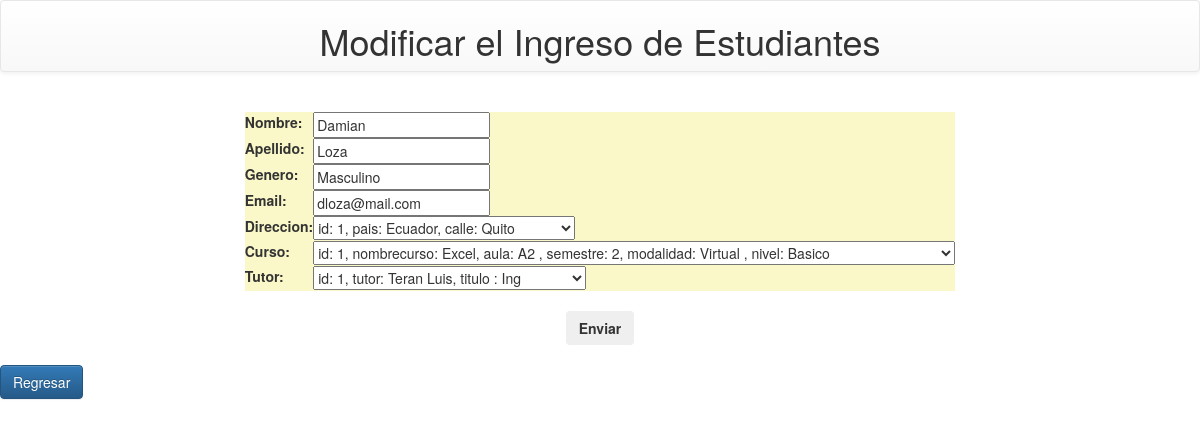
Screenshot of /modificar_estudiante/1 with the database file from the repository.
### estudiante/models.py (models this page shows, shortened)
class Estudiante(models.Model):
    nombre = models.CharField(max_length=255)
    apellido = models.CharField(max_length=255)
    genero = models.CharField(max_length=100)
    telefono = models.CharField(max_length=10)
    email = models.CharField(max_length=255)
    direccion = models.ForeignKey(Direccion, on_delete=models.SET_NULL, null=True)
    curso = models.ForeignKey(Curso, on_delete=models.SET_NULL, null=True)
    tutor = models.ForeignKey(Tutor, on_delete=models.SET_NULL, null=True)

### estudiante/views.py (the view)
# urls.py: path('modificar_estudiante/<int:id>', modificar_estudiante, name= 'modificar_estudiante'),
def modificar_estudiante(request, id):
    estudiante = get_object_or_404(Estudiante, pk=id)
    if request.method == 'POST':
        formEstudiante = PersonaFormulario(request.POST, instance= estudiante)
        if formEstudiante.is_valid():
            formEstudiante.save()
            return redirect('inicio')
    else:
        formEstudiante = PersonaFormulario(instance=estudiante)
    mensaje = {'formEstudiante': formEstudiante}
    return render(request, 'modificar.html', context = mensaje)

### estudiante/form.py
class PersonaFormulario(ModelForm):
    class Meta:
        model = Estudiante
        fields = ('nombre', 'apellido', 'genero', 'email','direccion','curso','tutor')
        widgets = {
            'email': EmailInput(attrs={'type': 'email'})
        }

### estudiante/models.py (called while the page is built)
    def __str__(self):
        return f'id: {self.id}, pais: {self.pais}, calle: {self.calle}'

    def __str__(self):
        return f'id: {self.id}, nombrecurso: {self.nombrecurso}, aula: {self.aula} , semestre: {self.semestre}, modalidad: {self.modalidad} , nivel: {self.nivel}'

    def __str__(self):
        return f'id: {self.id}, tutor: {self.apellidotutor} {self.nombretutor}, titulo : {self.titulo }'

### estudiante/templates/modificar.html (shortened to what this page needs)
<!DOCTYPE html>
<html lang="en">
<head>
    <link rel="stylesheet" href="https://cdn.jsdelivr.net/npm/bootstrap@3.4.1/dist/css/bootstrap.min.css">
    <link rel="stylesheet" href="https://cdn.jsdelivr.net/npm/bootstrap@3.4.1/dist/css/bootstrap-theme.min.css">
</head>
</head>
<body>
         <div class="navbar navbar-default" align="center">
             <div clas ="panel-heading">
                 <h1 class = "panel-tittle">Modificar el Ingreso de Estudiantes</h1>
             </div>
         </div>
    <form method="POST"><br>
        <table style="background-color: #faf8c8;" align="center">
            {{formEstudiante}}
        </table>
        <br>
        <div align="center"><button  type="submit" class="btn btn-secondary"><strong>Enviar</strong></button></div>
    </form>
    <br>
    <div><a href="{% url 'inicio' %}" class="btn btn-primary" type="button" >Regresar</a></div>
</body>
</html>

### rows the page displays
Estudiante: nombre "Damian", apellido "Loza", genero "Masculino", email "dloza@mail.com", direccion "id: 1, pais: Ecuador, calle: Quito", curso "id: 1, nombrecurso: Excel, aula: A2 , semestre: 2, modalidad: Virtual , nivel: Basico", tutor "id: 1, tutor: Teran Luis, titulo : Ing"
